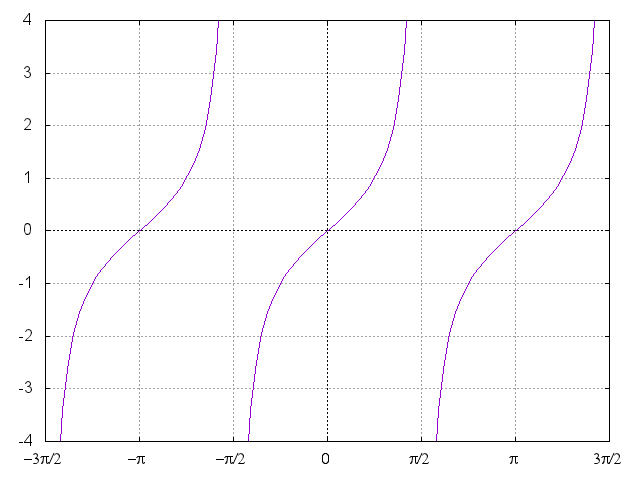

This figure's gnuplot source:
reset
set terminal png
set output "tangent.png"
set nokey 
set grid

set xtics ("-3p/2" -1.5*pi, "-p" -pi, "-p/2" -0.5*pi,  \
"0" 0.0, "p/2" 0.5*pi, "p" pi, "3p/2" 1.5*pi) font "Symbol"

set ytics -4, 1
set xzeroaxis
set yzeroaxis
set xrange [-1.5*pi: 1.5*pi]
set yrange [-4:4] 
plot tan(x) ls 1 notitle